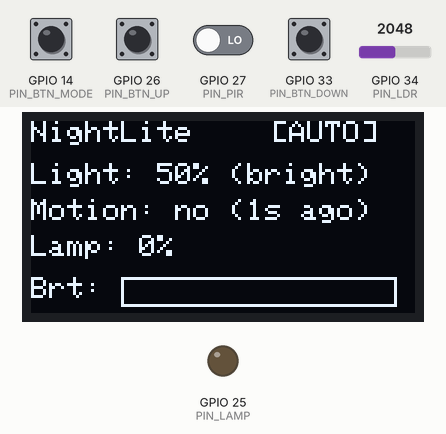
Recording of a sketch running on a simulated ESP32. On the bench: 128×64 one-colour display, output pins drawn as LEDs (lit = HIGH). Inputs (shaded band) come from the test bench; at power-on: GPIO 14 (PIN_BTN_MODE), GPIO 26 (PIN_BTN_UP), GPIO 33 (PIN_BTN_DOWN) HIGH, GPIO 27 (PIN_PIR) LOW, GPIO 34 (PIN_LDR) = 2048. What the sketch prints to the serial monitor is not drawn.

Above: at 1.2 s.
1.3 s: GPIO 34 (PIN_LDR) set to 1851
At 3.0 s:
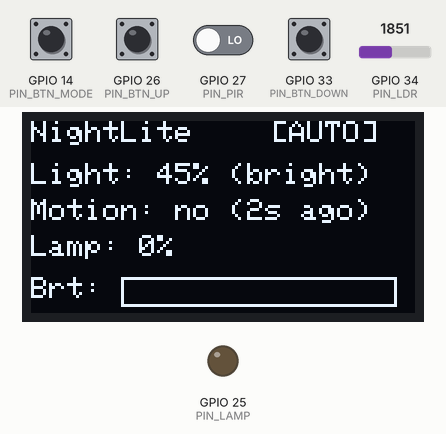
3.6 s: GPIO 34 (PIN_LDR) set to 1768
At 5.9 s:
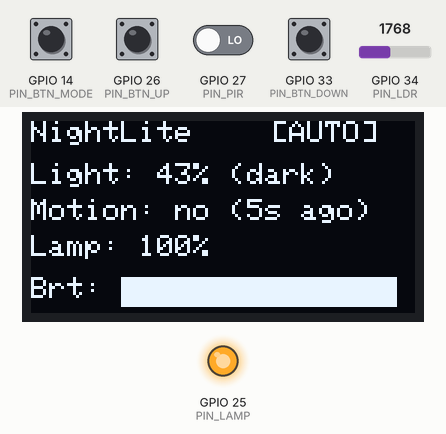
6.6 s: GPIO 14 (PIN_BTN_MODE) pulled LOW for 0.15 s
At 8.0 s:
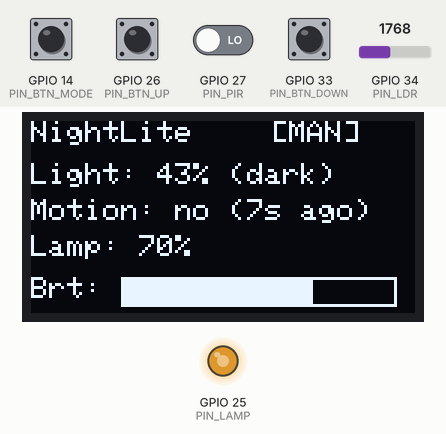
9.7 s: GPIO 27 (PIN_PIR) driven HIGH
At 10.2 s:
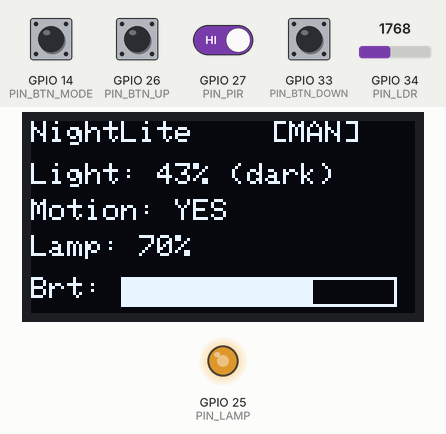
11.3 s: GPIO 14 (PIN_BTN_MODE) pulled LOW for 1 s
At 11.6 s:
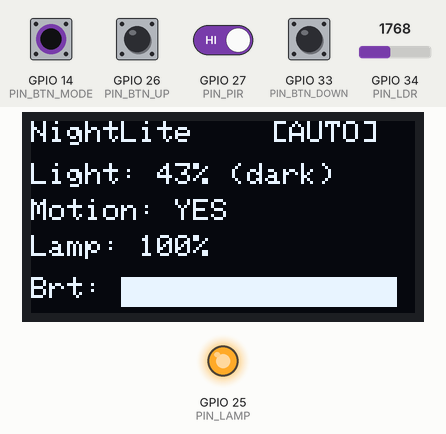
13.8 s: GPIO 34 (PIN_LDR) set to 1840
At 14.8 s:
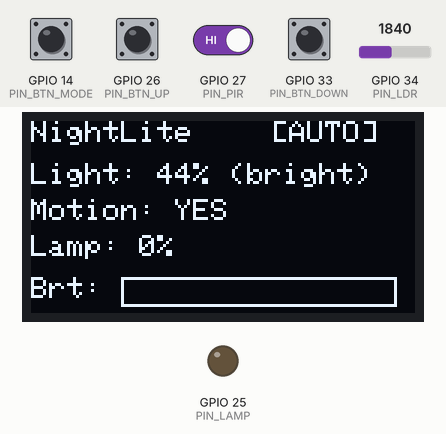
Timing chart, 0 to 16.3 s (numbered marks = the images above; inputs shaded):
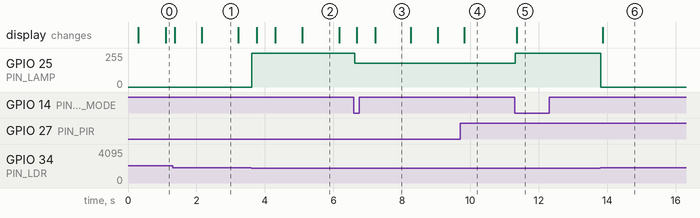

The sketch:

nightlite.ino
```cpp
/*
  NightLite — automatic desk / night lamp
  Target : ESP32 DevKit V1  (Arduino framework)
  Author : Abhay
  Repo   : github.com/Abhay0090/Nightlite

  Libraries (install via Arduino IDE Library Manager):
    - Adafruit GFX Library
    - Adafruit SSD1306

  Pin map
  ───────────────────────────────────────────
    GPIO34  LDR divider midpoint       (ADC, input-only)
    GPIO27  HC-SR501 PIR OUT           (digital input)
    GPIO25  PWM lamp — MOSFET gate     (PWM output)
    GPIO21  OLED SDA                   (I²C)
    GPIO22  OLED SCL                   (I²C)
    GPIO14  MODE button → GND          (input pullup)
    GPIO26  BRIGHTNESS+ button → GND   (input pullup)
    GPIO33  BRIGHTNESS− button → GND   (input pullup)
  ───────────────────────────────────────────

  Physical hardware is NOT yet claimed as tested.
  DARK_THRESHOLD must be calibrated on real hardware.
*/

// ─── Includes ────────────────────────────────────────────────────────────────
#include <Wire.h>
#include <Adafruit_GFX.h>
#include <Adafruit_SSD1306.h>

// ─── OLED configuration ─────────────────────────────────────────────────────
constexpr int      OLED_W    = 128;
constexpr int      OLED_H    = 64;
constexpr uint8_t  OLED_ADDR = 0x3C;   // typical SSD1306 address
constexpr int      OLED_RST  = -1;     // no dedicated reset pin

Adafruit_SSD1306 display(OLED_W, OLED_H, &Wire, OLED_RST);
bool oledReady = false;                // tracks whether OLED initialised OK

// ─── Pin definitions ─────────────────────────────────────────────────────────
constexpr int PIN_LDR      = 34;       // ADC1 channel 6
constexpr int PIN_PIR      = 27;
constexpr int PIN_LAMP     = 25;
constexpr int PIN_BTN_MODE = 14;
constexpr int PIN_BTN_UP   = 26;
constexpr int PIN_BTN_DOWN = 33;

// ─── PWM configuration (LEDC) ───────────────────────────────────────────────
constexpr int    PWM_CHANNEL = 0;
constexpr int    PWM_FREQ    = 5000;   // 5 kHz — inaudible, fine for LEDs
constexpr int    PWM_RES     = 8;      // 8-bit → 0-255

// ─── Tuning constants ────────────────────────────────────────────────────────
// DARK_THRESHOLD: ADC reading below which the room is considered "dark".
// This is an initial design estimate.  After assembling the circuit:
//   1. Read serial output in a well-lit room  → note the ADC value.
//   2. Read serial output in a dark room      → note the ADC value.
//   3. Set DARK_THRESHOLD midway between those two readings.
constexpr int           DARK_THRESHOLD     = 1800;

// AUTO-mode lamp levels (0-255 PWM duty)
constexpr int           LAMP_FULL          = 255;   // motion + dark
constexpr int           LAMP_DIM           = 102;   // ~40 % — dark, no recent motion
constexpr int           LAMP_OFF           = 0;

// Timeouts
constexpr unsigned long MOTION_TIMEOUT_MS  = 30000;  // 30 s after last motion → dim
constexpr unsigned long DEBOUNCE_MS        = 180;    // button debounce window

// Manual-mode brightness step (per button press)
constexpr int           BRIGHTNESS_STEP    = 25;

// Display refresh interval (avoid flickering from too-frequent redraws)
constexpr unsigned long DISPLAY_INTERVAL   = 250;    // ms

// Serial debug baud rate
constexpr unsigned long SERIAL_BAUD        = 115200;

// ─── Modes ───────────────────────────────────────────────────────────────────
enum class Mode : uint8_t { AUTO, MANUAL };

// ─── State variables ─────────────────────────────────────────────────────────
Mode          currentMode       = Mode::AUTO;
int           manualBrightness  = 180;           // default ~70 %
int           currentLampPWM    = 0;             // last written PWM value
unsigned long lastMotionMs      = 0;
unsigned long lastDisplayMs     = 0;

// Per-button debounce state
struct Button {
  int           pin;
  bool          lastStable;
  unsigned long lastChangeMs;
};

Button btnMode = { PIN_BTN_MODE, HIGH, 0 };
Button btnUp   = { PIN_BTN_UP,   HIGH, 0 };
Button btnDown = { PIN_BTN_DOWN, HIGH, 0 };

// ─── Forward declarations ────────────────────────────────────────────────────
int           readLightRaw();
int           rawToPercent(int raw);
bool          isDark(int raw);
bool          isMotionDetected();
bool          isMotionRecent();
void          setLamp(int pwm);
bool          buttonPressed(Button &btn);
void          handleButtons();
void          runAutoMode(int lightRaw);
void          runManualMode();
void          updateOLED(int lightRaw, bool motion);
void          serialDebug(int lightRaw, bool motion);

// ═══════════════════════════════════════════════════════════════════════════════
//  SETUP
// ═══════════════════════════════════════════════════════════════════════════════
void setup() {
  // ── Serial ─────────────────────────────────────────────────────────────────
  Serial.begin(SERIAL_BAUD);
  Serial.println();
  Serial.println(F("========================================"));
  Serial.println(F("   NightLite — firmware starting        "));
  Serial.println(F("========================================"));

  // ── Pin modes ──────────────────────────────────────────────────────────────
  pinMode(PIN_LDR,      INPUT);          // ADC — no pullup needed
  pinMode(PIN_PIR,      INPUT);          // PIR module drives this pin
  pinMode(PIN_BTN_MODE, INPUT_PULLUP);   // buttons are active-LOW
  pinMode(PIN_BTN_UP,   INPUT_PULLUP);
  pinMode(PIN_BTN_DOWN, INPUT_PULLUP);

  // ── LEDC PWM for lamp ─────────────────────────────────────────────────────
  ledcSetup(PWM_CHANNEL, PWM_FREQ, PWM_RES);
  ledcAttachPin(PIN_LAMP, PWM_CHANNEL);
  setLamp(LAMP_OFF);

  // ── OLED init ──────────────────────────────────────────────────────────────
  Wire.begin();                          // SDA=21, SCL=22 by default on DevKit V1
  if (display.begin(SSD1306_SWITCHCAPVCC, OLED_ADDR)) {
    oledReady = true;
    display.clearDisplay();
    display.setTextSize(1);
    display.setTextColor(SSD1306_WHITE);
    display.setCursor(0, 0);
    display.println(F("NightLite"));
    display.println(F("starting..."));
    display.display();
    Serial.println(F("[OLED] initialised OK"));
  } else {
    oledReady = false;
    Serial.println(F("[OLED] FAILED — running without display"));
  }

  // ── PIR warm-up (HC-SR501 needs ~30-60 s, but we don't block) ─────────────
  Serial.println(F("[PIR]  warming up (may be noisy for ~60 s)"));

  Serial.println(F("[INIT] complete — entering main loop"));
  Serial.println();
}

// ═══════════════════════════════════════════════════════════════════════════════
//  LOOP
// ═══════════════════════════════════════════════════════════════════════════════
void loop() {
  // 1. Read sensors
  int  lightRaw = readLightRaw();
  bool motion   = isMotionDetected();

  // 2. Track last motion time
  if (motion) {
    lastMotionMs = millis();
  }

  // 3. Handle button presses (mode toggle, brightness adjust)
  handleButtons();

  // 4. Run the active mode
  switch (currentMode) {
    case Mode::AUTO:   runAutoMode(lightRaw);  break;
    case Mode::MANUAL: runManualMode();         break;
  }

  // 5. Update display (throttled)
  if (millis() - lastDisplayMs >= DISPLAY_INTERVAL) {
    lastDisplayMs = millis();
    updateOLED(lightRaw, motion);
    serialDebug(lightRaw, motion);
  }

  delay(20);   // small yield — keeps loop responsive without busy-spinning
}

// ═══════════════════════════════════════════════════════════════════════════════
//  SENSOR HELPERS
// ═══════════════════════════════════════════════════════════════════════════════

/** Read raw 12-bit ADC value from the LDR voltage divider. */
int readLightRaw() {
  return analogRead(PIN_LDR);
}

/**
 * Convert a raw ADC reading to a 0-100 "light" percentage.
 *
 * Divider orientation used here:
 *   3.3 V -> LDR -> GPIO34 -> 10 kOhm -> GND
 *
 * In this configuration:
 *   - bright light  -> LDR resistance drops -> voltage rises -> higher ADC
 *   - dark          -> LDR resistance rises -> voltage drops -> lower ADC
 *
 * So higher ADC = brighter.  We map 0->0 %, 4095->100 %.
 */
int rawToPercent(int raw) {
  return constrain(map(raw, 0, 4095, 0, 100), 0, 100);
}

/** Is the room considered "dark"? */
bool isDark(int raw) {
  return raw < DARK_THRESHOLD;
}

/** Instantaneous PIR reading (active-HIGH for HC-SR501). */
bool isMotionDetected() {
  return digitalRead(PIN_PIR) == HIGH;
}

/** Was motion seen within the timeout window? */
bool isMotionRecent() {
  return (millis() - lastMotionMs) < MOTION_TIMEOUT_MS;
}

// ═══════════════════════════════════════════════════════════════════════════════
//  LAMP CONTROL
// ═══════════════════════════════════════════════════════════════════════════════

/** Write a 0-255 PWM value to the lamp MOSFET gate. */
void setLamp(int pwm) {
  pwm = constrain(pwm, 0, 255);
  currentLampPWM = pwm;
  ledcWrite(PWM_CHANNEL, pwm);
}

// ═══════════════════════════════════════════════════════════════════════════════
//  MODE LOGIC
// ═══════════════════════════════════════════════════════════════════════════════

/**
 * AUTO mode logic:
 *   bright room           -> lamp OFF
 *   dark + recent motion  -> lamp FULL
 *   dark + no motion      -> lamp DIM (after timeout)
 */
void runAutoMode(int lightRaw) {
  if (!isDark(lightRaw)) {
    setLamp(LAMP_OFF);
  } else if (isMotionRecent()) {
    setLamp(LAMP_FULL);
  } else {
    setLamp(LAMP_DIM);
  }
}

/** MANUAL mode: lamp follows manualBrightness (adjusted by buttons). */
void runManualMode() {
  setLamp(manualBrightness);
}

// ═══════════════════════════════════════════════════════════════════════════════
//  BUTTON HANDLING
// ═══════════════════════════════════════════════════════════════════════════════

/**
 * Returns true on a falling edge (button just pressed).
 * Buttons are INPUT_PULLUP, so pressed = LOW.
 */
bool buttonPressed(Button &btn) {
  bool reading = digitalRead(btn.pin);
  if (reading != btn.lastStable && (millis() - btn.lastChangeMs) > DEBOUNCE_MS) {
    btn.lastChangeMs = millis();
    btn.lastStable   = reading;
    if (reading == LOW) {       // falling edge = press
      return true;
    }
  }
  return false;
}

/** Poll all three buttons and apply their actions. */
void handleButtons() {
  // MODE button — toggle AUTO <-> MANUAL
  if (buttonPressed(btnMode)) {
    if (currentMode == Mode::AUTO) {
      currentMode = Mode::MANUAL;
      Serial.println(F("[BTN]  mode -> MANUAL"));
    } else {
      currentMode = Mode::AUTO;
      Serial.println(F("[BTN]  mode -> AUTO"));
    }
  }

  // BRIGHTNESS UP (only meaningful in MANUAL mode, but we allow adjusting
  // the stored value in AUTO too so it's ready when the user switches)
  if (buttonPressed(btnUp)) {
    manualBrightness = min(255, manualBrightness + BRIGHTNESS_STEP);
    Serial.print(F("[BTN]  brightness+ -> "));
    Serial.println(manualBrightness);
  }

  // BRIGHTNESS DOWN
  if (buttonPressed(btnDown)) {
    manualBrightness = max(0, manualBrightness - BRIGHTNESS_STEP);
    Serial.print(F("[BTN]  brightness- -> "));
    Serial.println(manualBrightness);
  }
}

// ═══════════════════════════════════════════════════════════════════════════════
//  DISPLAY
// ═══════════════════════════════════════════════════════════════════════════════

/** Draw the OLED status dashboard. */
void updateOLED(int lightRaw, bool motion) {
  if (!oledReady) return;

  display.clearDisplay();
  display.setTextSize(1);
  display.setTextColor(SSD1306_WHITE);

  // ── Row 0: Title ───────────────────────────────────────────────────────────
  display.setCursor(0, 0);
  display.print(F("NightLite"));
  display.setCursor(80, 0);
  display.print(currentMode == Mode::AUTO ? F("[AUTO]") : F("[MAN]"));

  // ── Row 1: Light level ─────────────────────────────────────────────────────
  display.setCursor(0, 14);
  display.print(F("Light: "));
  display.print(rawToPercent(lightRaw));
  display.print(F("% "));
  display.print(isDark(lightRaw) ? F("(dark)") : F("(bright)"));

  // ── Row 2: Motion status ───────────────────────────────────────────────────
  display.setCursor(0, 26);
  display.print(F("Motion: "));
  display.print(motion ? F("YES") : F("no"));
  if (isMotionRecent() && !motion) {
    unsigned long ago = (millis() - lastMotionMs) / 1000;
    display.print(F(" ("));
    display.print(ago);
    display.print(F("s ago)"));
  }

  // ── Row 3: Lamp output ─────────────────────────────────────────────────────
  display.setCursor(0, 38);
  display.print(F("Lamp: "));
  int pct = map(currentLampPWM, 0, 255, 0, 100);
  display.print(pct);
  display.print(F("%"));

  // ── Row 4: Brightness bar ──────────────────────────────────────────────────
  display.setCursor(0, 52);
  display.print(F("Brt:"));
  int barW = map(currentLampPWM, 0, 255, 0, 90);
  display.drawRect(30, 52, 92, 10, SSD1306_WHITE);
  display.fillRect(31, 53, barW, 8, SSD1306_WHITE);

  display.display();
}

/** Print a compact debug line to Serial. */
void serialDebug(int lightRaw, bool motion) {
  Serial.print(F("[DBG] ADC="));
  Serial.print(lightRaw);
  Serial.print(F("  light="));
  Serial.print(rawToPercent(lightRaw));
  Serial.print(F("%  dark="));
  Serial.print(isDark(lightRaw) ? F("Y") : F("N"));
  Serial.print(F("  motion="));
  Serial.print(motion ? F("Y") : F("N"));
  Serial.print(F("  recent="));
  Serial.print(isMotionRecent() ? F("Y") : F("N"));
  Serial.print(F("  lamp="));
  Serial.print(currentLampPWM);
  Serial.print(F("/255  mode="));
  Serial.println(currentMode == Mode::AUTO ? F("AUTO") : F("MANUAL"));
}
```

Measured:
- the behaviour switches between 1800 and 1799 on GPIO 34 (PIN_LDR) (found by bisection; images 1 and 2)
- after the input at 3.6 s, GPIO 25 (PIN_LAMP): 0/255 → 255/255 at once; the display: first changes after 0.15 s (image 2 shows a later state)
- after the input at 6.6 s, GPIO 25 (PIN_LAMP): 255/255 → 179/255 at once; the display: first changes after 0.08 s (image 3 shows a later state)
- after the input at 9.7 s, the display: changes after 0.12 s (image 4)
- after the input at 11.3 s, GPIO 25 (PIN_LAMP): 179/255 → 255/255 at once; the display: changes after 0.06 s (image 5)
- after the input at 13.8 s, GPIO 25 (PIN_LAMP): 255/255 → 0/255 at once; the display: changes after 0.06 s (image 6)
- what the display in image 3 shows lasts 1.1 s, from 7.2 s to 8.3 s
